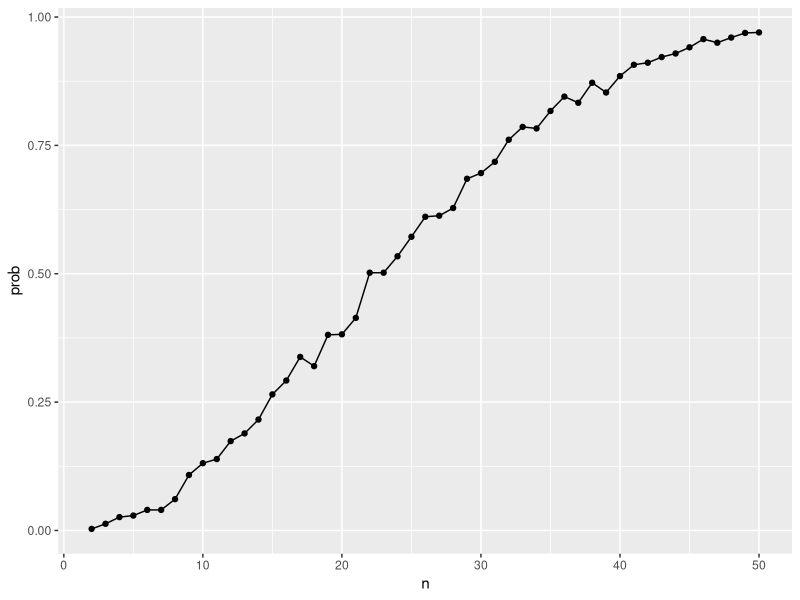

This figure's R source: (Note: this script raises an error after producing the figure.)
## ---- chunk 1
library(tidyverse)
## ---- chunk 2
#Creating random vector of values from 1 to 365 with duplicates of size n
#Checking if any duplicates are present, returning true

shared_bday = function(n) {
  bday = sample(1:365, n, replace = TRUE)
  duplicates = any(duplicated(bday))
  
  return(duplicates)
  
}

  #Testing
  shared_bday(200)
  
  #1000 iterations averaged for groups of 2 to 50
  
  set.seed(123)
  
  #Creating vector for shared prob
  prob_shared <- c()
  
  for(i in 2:50) {
    shared_count <-0
    for ( j in 1:1000){
      if (shared_bday(i))shared_count <- shared_count +1
    }
    prob_shared[i] <- shared_count/1000
  }
  
  #Plot of simulated probabilities
  prob_shared <- data.frame( n = 2:50, prob = prob_shared[2:50])
  
  ggplot(data= prob_shared,aes(n, y = prob))+ geom_point()+ geom_line()
## ---- chunk 3
#import data using for loop

#creating list of the files
data <- tibble(file =list.files(
  path = "data", full.names = TRUE))
  
data <- data %>%
  mutate(data = purrr::map(file, read.csv))
## ---- chunk 4
long_data_tiddy <- data %>%
  mutate(file = str_remove (file, "data/"), file =str_remove(file, "\\.csv"))%>%
  separate(file, into = c("group", "id"), sep = "_")%>%
  unnest(data) %>%
  pivot_longer(
    cols = week_1:week_8,
    names_to =  "week",
    names_prefix = "week_",
    values_to =  "value"
  )
## ---- chunk 5
#Spaghetti plot - used interaction for unique combos of id and treatmemt group
ggplot(long_data_tiddy, aes(x=week, y = value,
                            group = interaction(group, id),
                            color =group)) +
  geom_line()
